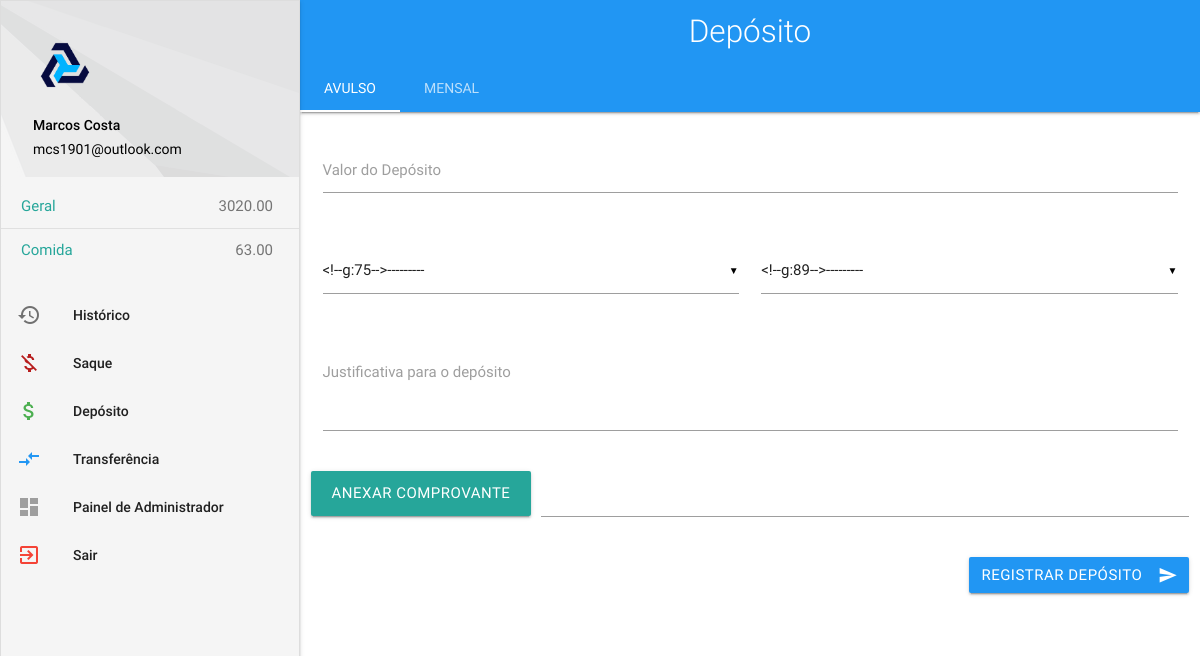
Page /deposito/ (signed in) on the earlier database version.
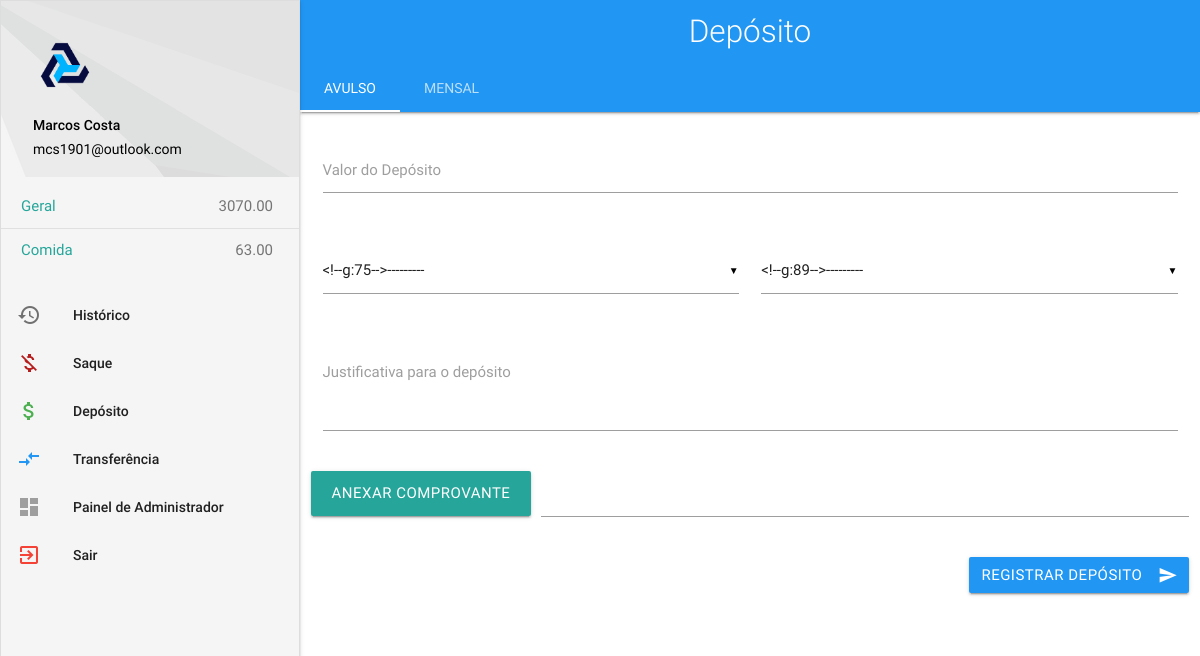
Same page on the later database version.
### varys/models.py (models this page shows, shortened)
class Info (models.Model):
	value = models.DecimalField('Valor', max_digits=6, decimal_places=2)
	justification = models.CharField('Justificativa', max_length=257, default='')
	created_at = models.DateTimeField('Data de criação', default=timezone.now)
	class Meta:
		abstract = True
		verbose_name = 'Informações'

class Box (Info):
	name = models.CharField('Nome', max_length=255)
	class Meta:
		verbose_name = 'Caixinha'
		verbose_name_plural = 'Caixinhas'
	def __str__(self):
		return "%s - R$ %s" %(self.name, self.value)

### deposit/views.py (the view)
# urls.py: path('deposito/', deposit.views.deposito, name='deposito'),
@login_required
def deposito(request):
    if request.method == 'POST':
        if 'deposit-submit' in request.POST:
            deposit = DepositForm(request.POST, request.FILES)
            if deposit.is_valid():
                deposit.save()
                boxes = Box.objects.filter(name=deposit.cleaned_data['destination'].name)
                for box in boxes:
                    box.value = box.value + deposit.cleaned_data['value']
                    box.save()
                return HttpResponseRedirect('/box/historico/')
            monthly_deposit = MonthlyDepositForm()
        elif 'monthly-submit' in request.POST:
            monthly_deposit = MonthlyDepositForm(request.POST)
            if monthly_deposit.is_valid():
                monthly_deposit.save()
                boxes = Box.objects.filter(name='Geral')#Bad Pratice!!!!
                for box in boxes:
                    total = monthly_deposit.cleaned_data['value']*monthly_deposit.cleaned_data['users'].count()
                    box.value = box.value + total
                    box.save()
                return HttpResponseRedirect('/box/historico/')
            deposit = DepositForm()
    else:
        deposit = DepositForm()
        monthly_deposit = MonthlyDepositForm()
    return render(
        request,
        'shell/app_shell.html',
        {
            'is_deposit' : True,
            'title' : 'Depósito',
            'boxes': Box.objects.all(),
            'transaction' : deposit,
            'groupTransaction' : monthly_deposit,
            'users': User.objects.all(),
        }
    )

### deposit/forms.py (shortened to what this page needs)
class DepositForm(BasicInfoForm):
    user = forms.ModelChoiceField(User.objects.all())
    destination = forms.ModelChoiceField(Box.objects.all())
    class Meta:
        model = Deposit
        fields = ('value','justification','user','destination','receipt')

class MonthlyDepositForm(MultipleTransactionForm):
    class Meta:
        model = MonthlyDeposit
        fields = ('value', 'date','users','justification')
        widgets = {
            'users': forms.CheckboxSelectMultiple()
        }

### templates/shell/app_shell.html (shortened to what this page needs)
{% load staticfiles %}
<!DOCTYPE html lang="pt-br">
<html>
  <head>
    <link type="text/css" rel="stylesheet" href="{% static 'materialize/css/materialize.min.css'%}"  media="screen,projection"/>
  </head>
  <body>
    <header>
      <nav class="nav-extended blue">
        <div class="nav-wrapper">
          <a href="#!" class="brand-logo center light">
            {{ title }}
          </a>
        </div>
        {% if is_withdraw %}
          {% include 'withdraw/navbar_tabs.html'%}
        {% elif is_deposit %}
          {% include 'deposit/navbar_tabs.html'%}
        {% endif %}
      </nav>
    </header>
    <main>
      {% if is_varys %}
        {% include 'varys/historico.html' %}
      {% elif is_withdraw %}
        {% include 'withdraw/saque.html'%}
      {% elif is_deposit %}
        {% include 'deposit/deposito.html'%}
      {% elif is_transfer %}
        {% include 'transfer/transferencia.html'%}
      {% endif %}
    </main>
    <ul id="barra-navegacao-esquerda" class="fixed side-nav grey lighten-4 collapsible" data-collapsible="accordion">
      <li>
        <div class="user-view">
          <div class="background" >
            <img src="{% static 'pattern.png'%}" alt="PETComp watermark">
          </div>
          {% if user.is_authenticated %}
            <a href="#!user"><img class="circle" src="{% static 'profile-pictures/PetLogo.png' %}"></a>
            <a href="#!name"><span class="black-text name">{{ user.get_full_name }}</span></a>
            <a href="#!email"><span class="black-text email">{{ user.email }}</span></a>
          {% else %}
            <a href="#!user"><img class="circle" src="{% static 'profile-pictures/PetLogo.png' %}"></a>
            <a href="#!name"><span class="black-text name">Visitante</span></a>
          {% endif %}
        </div>
      </li>
      <div class="row col s12">
          <div class="collection">
            {% for box in boxes %}
              <a href="#!" class="collection-item grey lighten-4"><span style="margin-top: auto !important;" class="badge valign-wrapper">{{box.value}}</span>{{box.name}}</a>
            {% endfor %}
          </div>
      </div>
      <li>
        <ul class="collapsible collapsible-accordion">
          <li>
            <a class="collapsible-header waves-effect" href="{% url 'historico'%}">Histórico<i class="material-icons">history</i></a>
          </li>
        </ul>
      </li>
      {% if user.is_superuser %}
      <li>
        <ul class="collapsible collapsible-accordion">
          <li>
            <a class="collapsible-header" >Saque<i class="material-icons red-text text-darken-4">money_off</i></a>
          </li>
        </ul>
      </li>
      <li>
        <ul class="collapsible collapsible-accordion">
          <li>
            <a class="collapsible-header" >Depósito<i class="material-icons green-text">attach_money</i></a>
          </li>
        </ul>
      </li>
      <li>
        <ul class="collapsible collapsible-accordion">
          <li>
            <a class="collapsible-header waves-effect" href="{% url 'transferencia' %}">Transferência<i class="material-icons blue-text">compare_arrows</i></a>
          </li>
        </ul>
      </li>
      <li>
        <ul class="collapsible collapsible-accordion">
          <li>
            <a class="collapsible-header waves-effect" href="{% url 'admin-redirect'%}">Painel de Administrador<i class="material-icons grey-text">dashboard</i></a>
          </li>
        </ul>
      </li>
      {% endif %}
      <li>
        <ul class="collapsible collapsible-accordion">
          <li>
            <a class="collapsible-header waves-effect" href="{% url 'sair'%}">Sair<i class="material-icons red-text">exit_to_app</i></a>
          </li>
        </ul>
      </li>
    </ul>
  </body>
</html>

### templates/deposit/navbar_tabs.html
<div class="nav-content">
  <ul class="tabs tabs-transparent">
    <li class="tab"><a class="active" href="#avulso-template">Avulso</a></li>
    <li class="tab"><a href="#mensal-template">Mensal</a></li>
  </ul>
</div>

### templates/deposit/deposito.html (shortened to what this page needs)
{% load staticfiles %}
    <div id="avulso-template" class="row col s12">
      <form class="col s12" method="POST" action="" enctype="multipart/form-data">
        <div class="row">
          <div class="input-field col s12">
            <label for="{{ transaction.value.id_for_label}}" data-error="{{ transaction.value.errors }}">Valor do Depósito</label>
            {{ transaction.value }}
          </div>
        </div>
        <div class="row">
          <div class="input-field col s6">
          </div>
          <div class="input-field col s6">
          </div>
        </div>
        <div class="row">
          <div class="input-field col s12">
            {{ transaction.justification }}
            <label for="textarea1">Justificativa para o depósito</label>
          </div>
        </div>
        <div class="row">
          <div class="file-field input-field">
            <div class="btn col s12 m3">
              <span>Anexar Comprovante</span>
            </div>
            <div class="file-path-wrapper">
              <input class="file-path validate" type="text" name="caminho-comprovante" value="">
            </div>
          </div>
        </div>
        <div class="row">
            <button class="btn waves-effect waves-light col s6 m3 offset-s6 offset-m9 blue" type="submit" name="deposit-submit">Registrar Depósito
              <i class="material-icons right">send</i>
            </button>
        </div>
      </form>
    </div>

### templates/shell/app_shell.html (style rules this page uses)
header, main, footer { padding-left: 300px; }

Differences in the rows shown:
changed Box "Geral": value "3020.00" → "3070.00"
